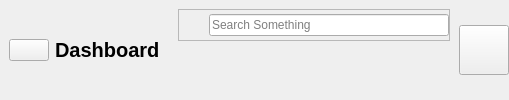
        <widget class="QWidget" name="HeaderFrame" native="true">
         <layout class="QHBoxLayout" name="horizontalLayout_2">
          <property name="spacing">
           <number>0</number>
          </property>
          <property name="leftMargin">
           <number>0</number>
          </property>
          <property name="topMargin">
           <number>0</number>
          </property>
          <property name="rightMargin">
           <number>0</number>
          </property>
          <property name="bottomMargin">
           <number>0</number>
          </property>
          <item alignment="Qt::AlignLeft">
           <widget class="QWidget" name="widget" native="true">
            <layout class="QHBoxLayout" name="horizontalLayout_3">
             <item>
              <widget class="QPushButton" name="menuBtn">
               <property name="text">
                <string/>
               </property>
               <property name="icon">
                <iconset resource="resources.qrc">
                 <normaloff>:/blackicons/Graphics/featherBlack/menu.svg</normaloff>:/blackicons/Graphics/featherBlack/menu.svg</iconset>
               </property>
               <property name="iconSize">
                <size>
                 <width>24</width>
                 <height>24</height>
                </size>
               </property>
              </widget>
             </item>
             <item>
              <widget class="QLabel" name="appHeader">
               <property name="font">
                <font>
                 <pointsize>15</pointsize>
                 <weight>75</weight>
                 <bold>true</bold>
                </font>
               </property>
               <property name="text">
                <string>Dashboard</string>
               </property>
              </widget>
             </item>
            </layout>
           </widget>
          </item>
          <item alignment="Qt::AlignHCenter">
           <widget class="QWidget" name="widget_2" native="true">
            <property name="minimumSize">
             <size>
              <width>290</width>
              <height>0</height>
             </size>
            </property>
            <layout class="QHBoxLayout" name="horizontalLayout_4">
             <item alignment="Qt::AlignTop">
              <widget class="QFrame" name="searchframe">
               <property name="minimumSize">
                <size>
                 <width>160</width>
                 <height>0</height>
                </size>
               </property>
               <property name="frameShape">
                <enum>QFrame::StyledPanel</enum>
               </property>
               <property name="frameShadow">
                <enum>QFrame::Sunken</enum>
               </property>
               <layout class="QHBoxLayout" name="horizontalLayout_5">
                <property name="spacing">
                 <number>0</number>
                </property>
                <property name="leftMargin">
                 <number>0</number>
                </property>
                <property name="topMargin">
                 <number>0</number>
                </property>
                <property name="rightMargin">
                 <number>0</number>
                </property>
                <property name="bottomMargin">
                 <number>0</number>
                </property>
                <item>
                 <widget class="QLabel" name="label_2">
                  <property name="minimumSize">
                   <size>
                    <width>30</width>
                    <height>30</height>
                   </size>
                  </property>
                  <property name="maximumSize">
                   <size>
                    <width>30</width>
                    <height>30</height>
                   </size>
                  </property>
                  <property name="text">
                   <string/>
                  </property>
                  <property name="pixmap">
                   <pixmap resource="resources.qrc">:/blackicons/Graphics/featherBlack/search.svg</pixmap>
                  </property>
                  <property name="scaledContents">
                   <bool>true</bool>
                  </property>
                 </widget>
                </item>
                <item>
                 <widget class="QLineEdit" name="lineEdit">
                  <property name="placeholderText">
                   <string>Search Something</string>
                  </property>
                 </widget>
                </item>
               </layout>
              </widget>
             </item>
            </layout>
           </widget>
          </item>
          <item>
           <widget class="QWidget" name="widget_3" native="true">
            <layout class="QHBoxLayout" name="horizontalLayout_6">
             <property name="spacing">
              <number>0</number>
             </property>
             <property name="leftMargin">
              <number>0</number>
             </property>
             <property name="topMargin">
              <number>0</number>
             </property>
             <property name="rightMargin">
              <number>0</number>
             </property>
             <property name="bottomMargin">
              <number>0</number>
             </property>
             <item alignment="Qt::AlignRight">
              <widget class="QPushButton" name="accountBtn">
               <property name="minimumSize">
                <size>
                 <width>50</width>
                 <height>50</height>
                </size>
               </property>
               <property name="text">
                <string/>
               </property>
               <property name="icon">
                <iconset resource="resources.qrc">
                 <normaloff>:/blackicons/Graphics/featherBlack/user.svg</normaloff>:/blackicons/Graphics/featherBlack/user.svg</iconset>
               </property>
               <property name="iconSize">
                <size>
                 <width>32</width>
                 <height>32</height>
                </size>
               </property>
              </widget>
             </item>
            </layout>
           </widget>
          </item>
         </layout>
        </widget>
